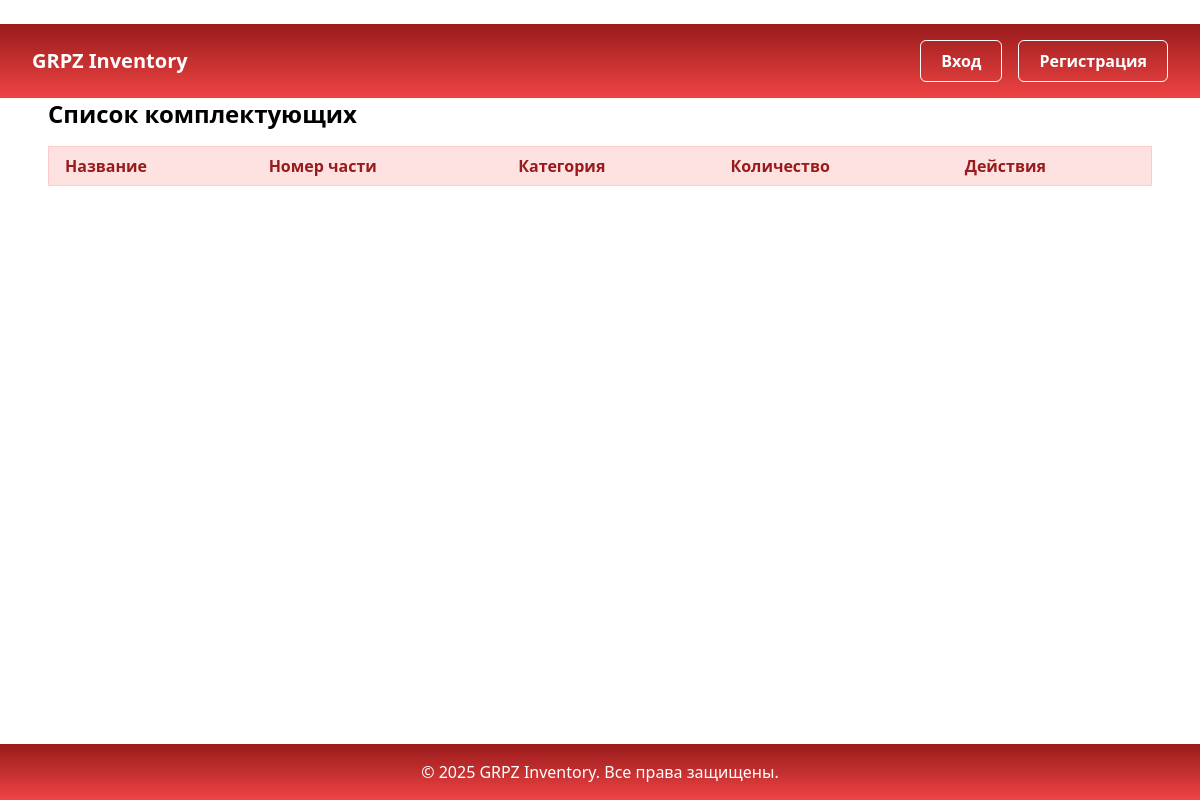
The app's page /components/, older data.
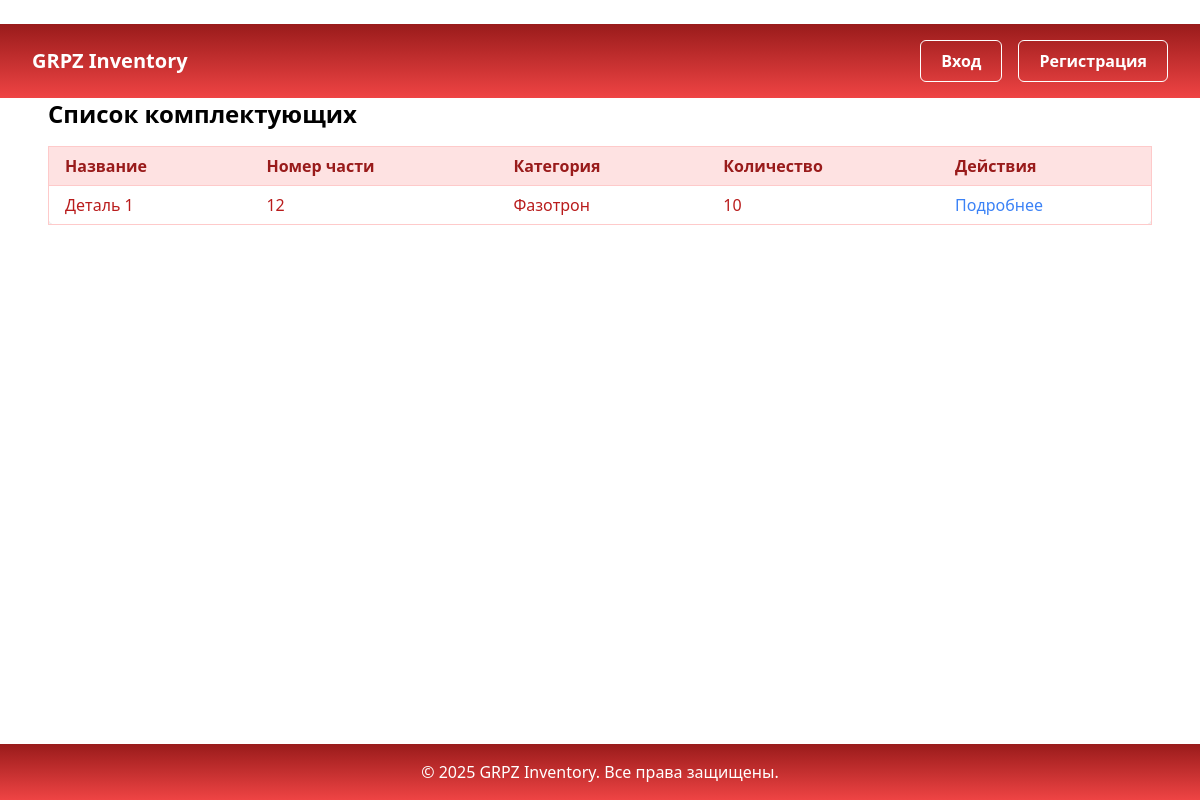
The same page, newer data.
### components/models.py (models this page shows, shortened)
class Component(models.Model):
    name = models.CharField(max_length=255, verbose_name='Наименование')
    part_number = models.CharField(max_length=50, unique=True, verbose_name='Артикул')
    category = models.CharField(max_length=100, blank=True, verbose_name='Категория')
    description = models.TextField(blank=True, verbose_name='Описание')
    unit = models.CharField(max_length=20, default='шт', verbose_name='Единица измерения')
    barcode = models.CharField(max_length=100, unique=True, blank=True, null=True, verbose_name='Штрих-код')
    quantity = models.PositiveIntegerField(default=0, verbose_name='Количество')
    warehouse = models.ForeignKey('warehouses.Warehouse', on_delete=models.CASCADE, verbose_name='Склад')
    supplier = models.ForeignKey('suppliers.Supplier', on_delete=models.SET_NULL, null=True, blank=True, verbose_name='Поставщик')
    created_at = models.DateTimeField(auto_now_add=True, verbose_name='Дата создания')
    updated_at = models.DateTimeField(auto_now=True, verbose_name='Дата обновления')
    image = models.ImageField(upload_to='components/', blank=True, null=True, verbose_name='Изображение')
    class Meta:
        verbose_name = 'Комплектующее'
        verbose_name_plural = 'Комплектующие'

### components/views.py (the view)
# urls.py: path('', views.component_list, name='component_list'),
def component_list(request):
    components = Component.objects.all()
    return render(request, 'components/list.html', {'components': components})

### components/templates/components/list.html (shortened to what this page needs)
﻿{% extends 'base.html' %}
{% block content %}
<section>
    <h2 class="mb-4 text-2xl font-semibold text-black">Список комплектующих</h2>
    <div class="overflow-x-auto">
        <table class="min-w-full rounded-lg border border-red-200 bg-white shadow-md">
            <thead>
                <tr class="bg-red-100">
                    <th class="px-4 py-2 text-left font-semibold text-red-800">Название</th>
                    <th class="px-4 py-2 text-left font-semibold text-red-800">Номер части</th>
                    <th class="px-4 py-2 text-left font-semibold text-red-800">Категория</th>
                    <th class="px-4 py-2 text-left font-semibold text-red-800">Количество</th>
                    <th class="px-4 py-2 text-left font-semibold text-red-800">Действия</th>
                </tr>
            </thead>
            <tbody>
                {% for component in components %}
                <tr class="border-t border-red-200">
                    <td class="px-4 py-2 text-red-700">{{ component.name }}</td>
                    <td class="px-4 py-2 text-red-700">{{ component.part_number }}</td>
                    <td class="px-4 py-2 text-red-700">{{ component.category }}</td>
                    <td class="px-4 py-2 text-red-700">{{ component.quantity }}</td>
                    <td class="px-4 py-2 text-red-700">
                        <a href="{% url 'components:component_detail' component.pk %}" class="text-blue-500 hover:underline">Подробнее</a>
                    </td>
                </tr>
                {% endfor %}
            </tbody>
        </table>
    </div>
</section>
{% endblock %}

Row changes from the older to the newer data that the page shows:
added Component: name "Деталь 1", part_number "12", category "Фазотрон", quantity "10"
